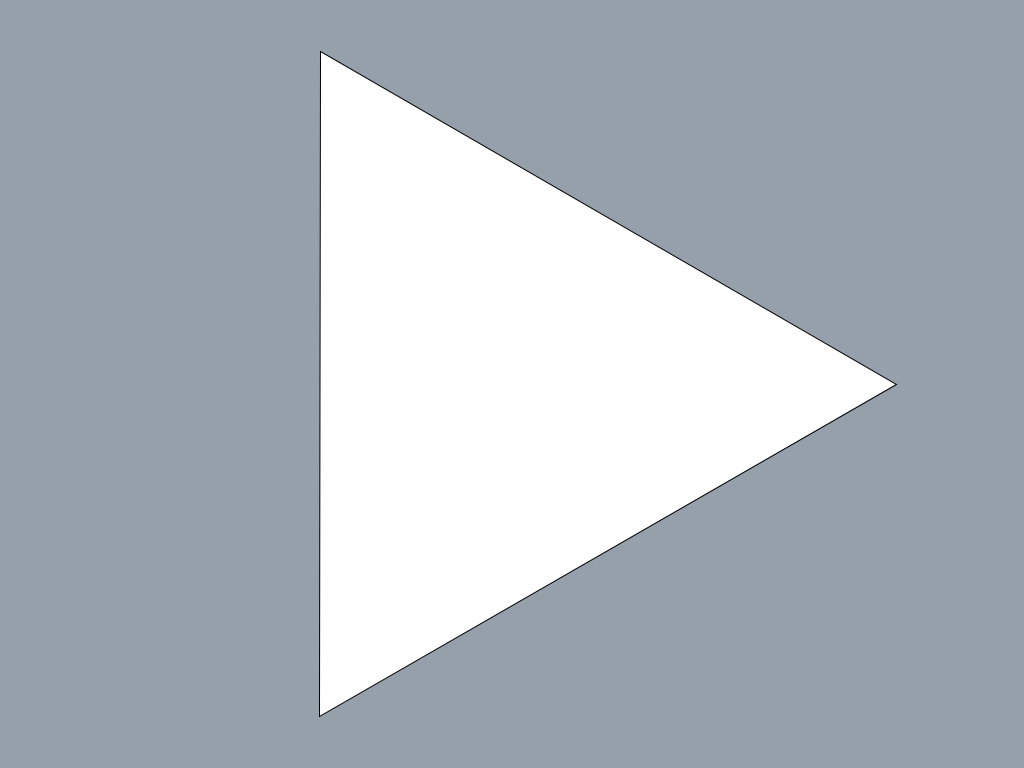
Frame 1 (no input)
Frame 60 (the mouse pressed at the canvas centre just before this capture): identical to frame 1, image omitted
Frame 120 (the mouse held since frame 60 and released just before this capture): identical to frame 1, image omitted

The Processing sketch that drew this single still picture (run headless with seeded random() and noise(); from frame 60 on, the mouse is pressed at the canvas centre):

// Processing sketch: draw_a_regular_polygon
// ── draw_a_regular_polygon.pde
/*

The goal of this code golf is to draw a regular polygon (one with equal side lengths) given the number of sides and radius (distance from center to vertex).

The number of sides and the radius can be entered via a file, STDIN, or just a plain old variable. Use whatever is shorter in your language.
-25% of total characters/bytes if the image is actually drawn instead of ASCII art.

*/

int SIDES;
int RADIUS;

void setup() {
  size(1024, 768);
  SIDES = 3;
  RADIUS = height/2;
}

void draw() {
  background(150, 160, 170);
  translate(width/2, height/2);
  regularPolygon(SIDES, RADIUS);
}

void regularPolygon(int sides, int radius) {
  beginShape();
  for (var side = 0; side < sides; side++) {
    var t = 2 * PI * side/sides;
    var x = cos(t) * radius;
    var y = sin(t) * radius;
    vertex(x, y);
  }
  endShape(CLOSE);
}

void keyPressed() {
  if (keyCode == RIGHT) {
    SIDES += 1;
  } else if (keyCode == LEFT) {
    if (SIDES > 2)
      SIDES -= 1;
  }
}
